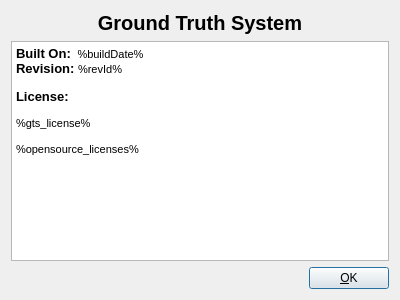
<?xml version="1.0" encoding="UTF-8"?>
<ui version="4.0">
 <class>AboutDialog</class>
 <widget class="QDialog" name="AboutDialog">
  <property name="geometry">
   <rect>
    <x>0</x>
    <y>0</y>
    <width>400</width>
    <height>300</height>
   </rect>
  </property>
  <property name="windowTitle">
   <string>Ground Truth System</string>
  </property>
  <layout class="QVBoxLayout" name="verticalLayout">
   <item>
    <layout class="QVBoxLayout" name="verticalLayout_3">
     <item>
      <widget class="QLabel" name="m_titleLabel">
       <property name="font">
        <font>
         <pointsize>15</pointsize>
         <weight>75</weight>
         <bold>true</bold>
        </font>
       </property>
       <property name="text">
        <string>Ground Truth System</string>
       </property>
       <property name="alignment">
        <set>Qt::AlignCenter</set>
       </property>
      </widget>
     </item>
     <item>
      <widget class="QTextEdit" name="m_aboutTextBox">
       <property name="autoFillBackground">
        <bool>false</bool>
       </property>
       <property name="tabChangesFocus">
        <bool>true</bool>
       </property>
       <property name="readOnly">
        <bool>true</bool>
       </property>
       <property name="html">
        <string>&lt;!DOCTYPE HTML PUBLIC &quot;-//W3C//DTD HTML 4.0//EN&quot; &quot;http://www.w3.org/TR/REC-html40/strict.dtd&quot;&gt;
&lt;html&gt;&lt;head&gt;&lt;meta name=&quot;qrichtext&quot; content=&quot;1&quot; /&gt;&lt;style type=&quot;text/css&quot;&gt;
p, li { white-space: pre-wrap; }
&lt;/style&gt;&lt;/head&gt;&lt;body style=&quot; font-family:'Droid Sans'; font-size:10pt; font-weight:400; font-style:normal;&quot;&gt;
&lt;p style=&quot; margin-top:0px; margin-bottom:0px; margin-left:0px; margin-right:0px; -qt-block-indent:0; text-indent:0px;&quot;&gt;&lt;span style=&quot; font-family:'MS Shell Dlg 2'; font-weight:600;&quot;&gt;Built On:&lt;/span&gt;&lt;span style=&quot; font-family:'MS Shell Dlg 2';&quot;&gt; &lt;/span&gt;&lt;span style=&quot; font-family:'MS Shell Dlg 2'; font-size:8pt;&quot;&gt; %buildDate%&lt;/span&gt;&lt;/p&gt;
&lt;p style=&quot; margin-top:0px; margin-bottom:0px; margin-left:0px; margin-right:0px; -qt-block-indent:0; text-indent:0px;&quot;&gt;&lt;span style=&quot; font-family:'MS Shell Dlg 2'; font-weight:600;&quot;&gt;Revision: &lt;/span&gt;&lt;span style=&quot; font-family:'MS Shell Dlg 2'; font-size:8pt;&quot;&gt;%revId%&lt;/span&gt;&lt;/p&gt;
&lt;p style=&quot;-qt-paragraph-type:empty; margin-top:0px; margin-bottom:0px; margin-left:0px; margin-right:0px; -qt-block-indent:0; text-indent:0px; font-family:'MS Shell Dlg 2'; font-size:8pt;&quot;&gt;&lt;br /&gt;&lt;/p&gt;
&lt;p style=&quot; margin-top:0px; margin-bottom:0px; margin-left:0px; margin-right:0px; -qt-block-indent:0; text-indent:0px;&quot;&gt;&lt;span style=&quot; font-family:'MS Shell Dlg 2'; font-weight:600;&quot;&gt;License:&lt;/span&gt;&lt;/p&gt;
&lt;p style=&quot;-qt-paragraph-type:empty; margin-top:0px; margin-bottom:0px; margin-left:0px; margin-right:0px; -qt-block-indent:0; text-indent:0px; font-family:'MS Shell Dlg 2'; font-size:8pt; font-weight:600;&quot;&gt;&lt;br /&gt;&lt;/p&gt;
&lt;p style=&quot; margin-top:0px; margin-bottom:0px; margin-left:0px; margin-right:0px; -qt-block-indent:0; text-indent:0px;&quot;&gt;&lt;span style=&quot; font-family:'MS Shell Dlg 2'; font-size:8pt;&quot;&gt;%gts_license%&lt;/span&gt;&lt;/p&gt;
&lt;p style=&quot;-qt-paragraph-type:empty; margin-top:0px; margin-bottom:0px; margin-left:0px; margin-right:0px; -qt-block-indent:0; text-indent:0px; font-family:'MS Shell Dlg 2'; font-size:8pt;&quot;&gt;&lt;br /&gt;&lt;/p&gt;
&lt;p style=&quot; margin-top:0px; margin-bottom:0px; margin-left:0px; margin-right:0px; -qt-block-indent:0; text-indent:0px;&quot;&gt;&lt;span style=&quot; font-family:'MS Shell Dlg 2'; font-size:8pt;&quot;&gt;%opensource_licenses%&lt;/span&gt;&lt;/p&gt;&lt;/body&gt;&lt;/html&gt;</string>
       </property>
      </widget>
     </item>
    </layout>
   </item>
   <item>
    <layout class="QHBoxLayout" name="horizontalLayout">
     <item>
      <spacer name="horizontalSpacer">
       <property name="orientation">
        <enum>Qt::Horizontal</enum>
       </property>
       <property name="sizeHint" stdset="0">
        <size>
         <width>40</width>
         <height>20</height>
        </size>
       </property>
      </spacer>
     </item>
     <item>
      <widget class="QPushButton" name="m_okBtn">
       <property name="text">
        <string>&amp;OK</string>
       </property>
      </widget>
     </item>
    </layout>
   </item>
  </layout>
 </widget>
 <resources/>
 <connections/>
</ui>
